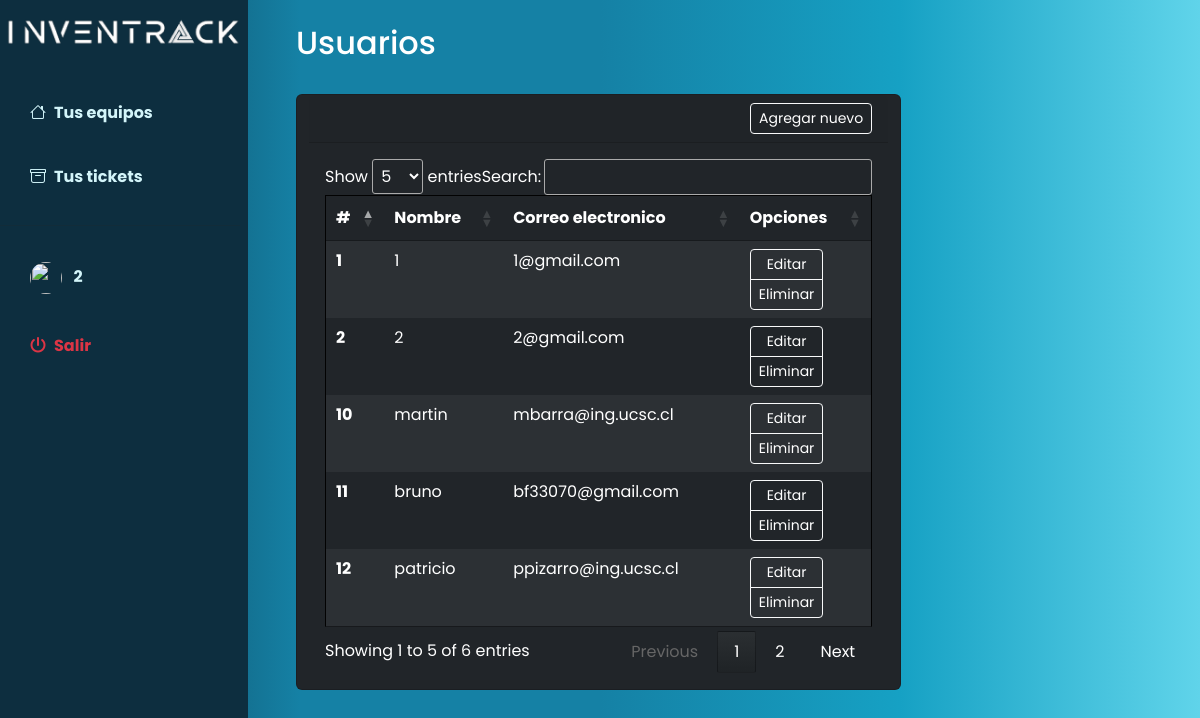
The app's page /index.php?p=users/index (signed in) with its own data.
### tables this page shows
CREATE TABLE `users` (
  `id` int(10) NOT NULL,
  `username` varchar(50) NOT NULL,
  `contrasena` varchar(50) NOT NULL,
  `email` varchar(50) NOT NULL,
  `trn_date` date NOT NULL,
  `rol` varchar(50) NOT NULL
);

### index.php (called while the page is built, shortened)
<?php
$pagina = isset($_GET['p']) ? strtolower($_GET['p']) : 'home';
require_once 'includes/header.php';
require_once 'pages/' . $pagina . '.php';
require_once 'includes/footer.php';
?>

### pages/users/index.php (the view, shortened to what this page needs)
<?php
include("database/connection.php");
$query = "SELECT * FROM users";
$result = mysqli_query($connection, $query);
?>
<nav class="navbar navbar-expand-lg navbar-light bg-transparent py-4 px-4">
    <h2 class="fs-2 mx-4 text-white">Usuarios</h2>
</nav>
<main class="container mx-5">
    <div class="row" id="contenedortabla">
        <div class="card text-bg-dark">
            <div class="card-header">
                <div class="d-flex justify-content-between align-items-center">
                    <div>
                        <a class="btn btn-sm text-white btn-outline-success border border-light"
                            href="index.php?p=users/create" role="button">Agregar nuevo</a>
                    </div>
                </div>
            </div>
            <div class="card-body table-responsive text-bg-dark">
                <table class="table table-hover table-dark table-striped tableAux dataTables table-borderless">
                    <thead class="">
                        <tr>
                            <th scope="col">#</th>
                            <th scope="col">Nombre</th>
                            <th scope="col">Correo electronico</th>
                            <th scope="col">Opciones</th>
                        </tr>
                    </thead>
                    <tbody>
                        <?php while ($user = mysqli_fetch_array($result)): ?>
                            <tr>
                                <th scope="row">
                                    <?= $user['id'] ?>
                                </th>
                                <td>
                                    <?= $user['username'] ?>
                                </td>
                                <td>
                                    <?= $user['email'] ?>
                                </td>
                                <td>
                                    <div class="btn-group-vertical" role="group" aria-label="Vertical button group">
                                        <a href="index.php?p=users/edit&id=<?= $user['id'] ?>"
                                            class="btn btn-sm text-white btn-outline-warning border border-light">Editar</a>
                                        <a href="javascript:borrar(<?= $user['id'] ?>);"
                                            class="btn btn-sm text-white btn-outline-danger border border-light">Eliminar</a>
                                    </div>
                                </td>
                            </tr>
                        <?php endwhile; ?>
                    </tbody>
                </table>
            </div>
        </div>
    </div>
</main>

### includes/estilos.css (style rules this page uses)
:root { --main-bg-color: #ffda07; --main-text-color: #eee8e8; --second-text-color: #d3f5fa; --second-bg-color: #7fa897; }
#contenedortabla { position: relative; width: max-content; }
.tableAux { width: 595pt; border: 1px solid #000000ee; }

### includes/header.php (style rules this page uses)
body { font-family: 'Poppins', sans-serif; }

### records on screen
users: id "1", username "1", email "1@gmail.com"
users: id "2", username "2", email "2@gmail.com"
users: id "10", username "martin", email "mbarra@ing.ucsc.cl"
users: id "11", username "bruno", email "bf33070@gmail.com"
users: id "12", username "patricio", email "ppizarro@ing.ucsc.cl"

### other values on screen
$_SESSION['username'] "2"
